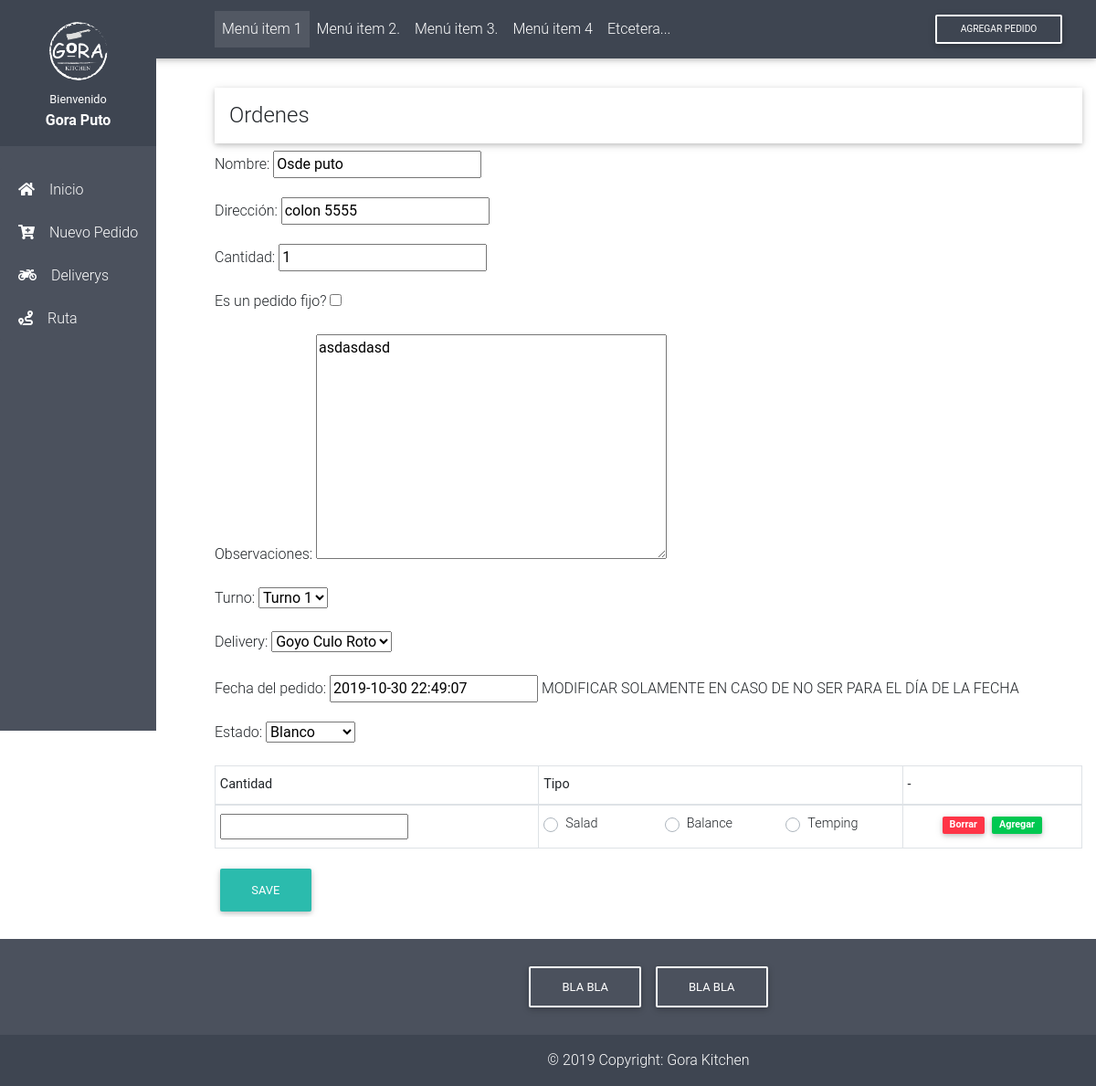
The page /gestor/orders/1/ on the database as committed earlier.
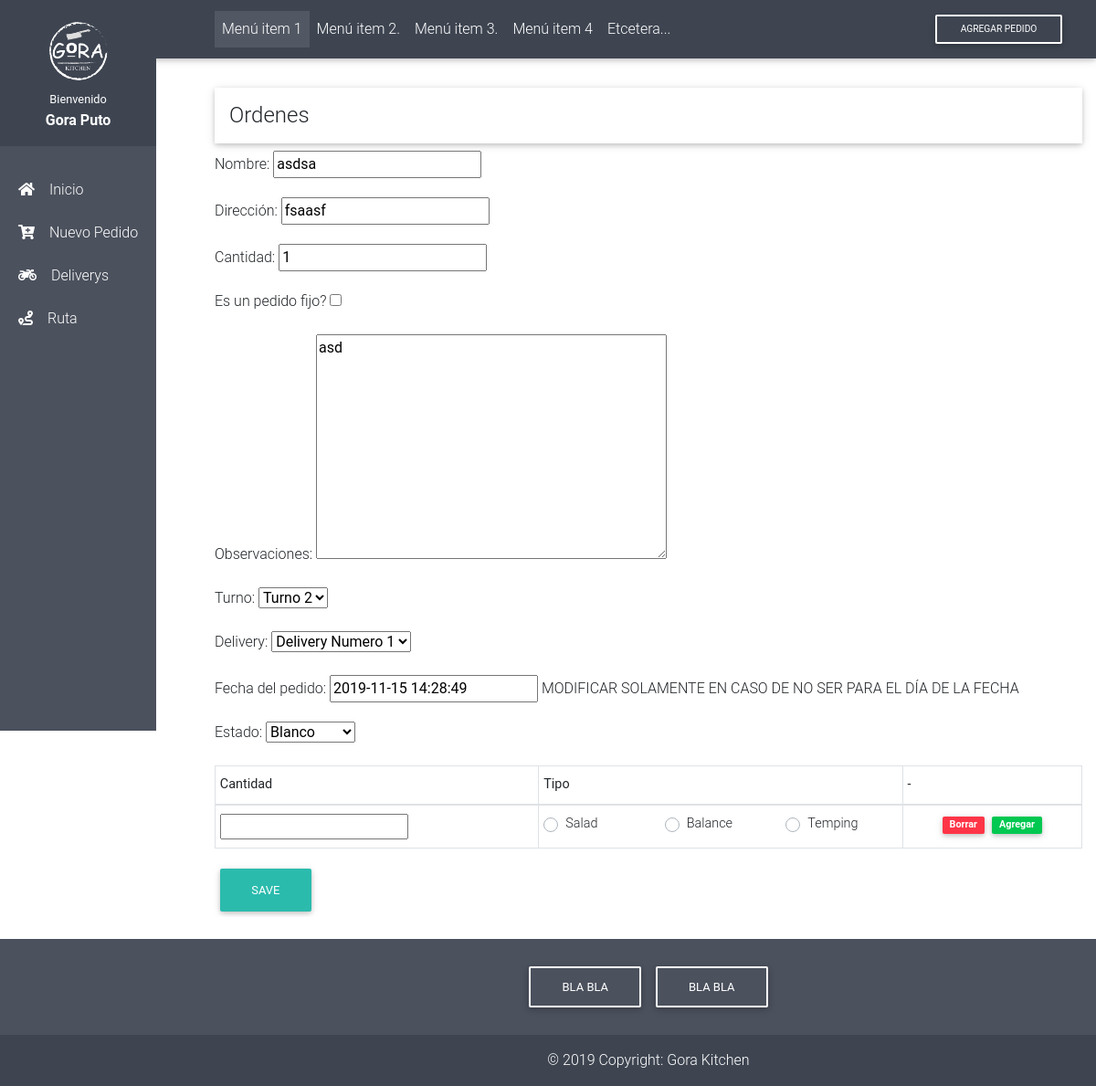
The same page on the database as committed later.
### gestor/models.py (models this page shows)
class Order(models.Model):
    ORDER_SHIFT = (
        ('H1', 'Turno 1'),
        ('H2', 'Turno 2')
    )
    ORDER_STATE = (
        ('B', 'Blanco'),
        ('En', 'Entregado'),
        ('Ca', 'Cancelado'),
        ('Ve', 'Verde'),
        ('R', 'Rojo'),
        ('Az', 'Azul'),
        ('Ro', 'Rosa'),
        ('Am', 'Amarillo')
    )
    name = models.CharField(max_length=50, default="", verbose_name=u"Nombre")
    address = models.CharField(max_length=150, default="", verbose_name=u"Dirección")
    qty = models.IntegerField(default=1, verbose_name=u"Cantidad")
    is_forever = models.BooleanField(default=False, verbose_name=u"Es un pedido fijo?")
    observations = models.TextField(verbose_name=u"Observaciones", null=True)
    order_shift = models.CharField(
        max_length = 2,
        verbose_name=u"Turno",
        choices = ORDER_SHIFT
    )
    delivery_assigned = models.ForeignKey(
        Delivery,
        on_delete=models.CASCADE,
        verbose_name="Delivery:",
        null=True
    )
    date = models.DateTimeField(
        default=django.utils.timezone.now,
        verbose_name=u"Fecha del pedido",
        help_text=u"MODIFICAR SOLAMENTE EN CASO DE NO SER PARA EL DÍA DE LA FECHA"
    )
    state = models.CharField(
        max_length = 2,
        verbose_name=u"Estado",
        choices = ORDER_STATE,
        default = "B"
    )

class Delivery(models.Model):
    name = models.CharField(max_length=50, default="", verbose_name=u"Nombre")
    last_name = models.CharField(max_length=50, default="", verbose_name=u"Apellido")
    phone = models.CharField(max_length=15, default="", verbose_name=u"Celular")
    cart_size = models.IntegerField(default=0, verbose_name=u"Pedidos que puede llevar")
    orders_shipped = models.IntegerField(default=0)
    orders_failure = models.IntegerField(default=0)
    def __str__(self):
        return self.name + " " + self.last_name

### gestor/views.py (the view)
# urls.py: path('orders/<int:id>/', views.order_detail, name='order_detail'),
def order_detail(request, id):
    if request.method == "POST":
        form = OrderForm(request.POST)
        if form.is_valid():
            post = form.save()
            return redirect('order_detail', id=post.pk)
    else:
        try:
            order = Order.objects.get(pk=id)
            items = Order_Item.objects.filter(id_order = id).values()
        except Order.DoesNotExist:
            raise Http404("Order does not exist")
        form = OrderForm(instance=order)
    return render(request, 'order_detail.html', {'form': form, 'items': items})

### gestor/forms.py
class OrderForm(ModelForm):
    class Meta:
        model = Order
        fields = ['name', 'address', 'qty', 'is_forever', 'observations', 'order_shift',
    'delivery_assigned', 'date', 'state']

### gestor/templates/order_detail.html (shortened to what this page needs)
{% extends 'html.html' %}
{% load static %}
{% block content %}
<h4 class="w-100 py-3 px-3 title z-depth-1">Ordenes</h4>
<form method="POST" class="post-form">{% csrf_token %}
    {{ form.as_p }}
    <table id="table-add" class="py-2 px-1 table table-sm  table-bordered">
        <thead>
            <tr>
            <th scope="col">Cantidad</th>
            <th scope="col">Tipo</th>
            <th scope="col">-</th>
            </tr>
        </thead>
        <tbody>
        </tbody>
    </table>
    <button type="submit" class="save btn btn-default">Save</button>
</form>
{% endblock %}

Rows that differ between the two databases and show on the page:
changed Order "Blanco": name "Osde puto" → "asdsa"; address "colon 5555" → "fsaasf"; observations "asdasdasd" → "asd"; order_shift "Turno 1" → "Turno 2"; delivery_assigned "Goyo Culo Roto" → "Delivery Numero 1"; date "2019-10-30 22:49:07" → "2019-11-15 14:28:49"
